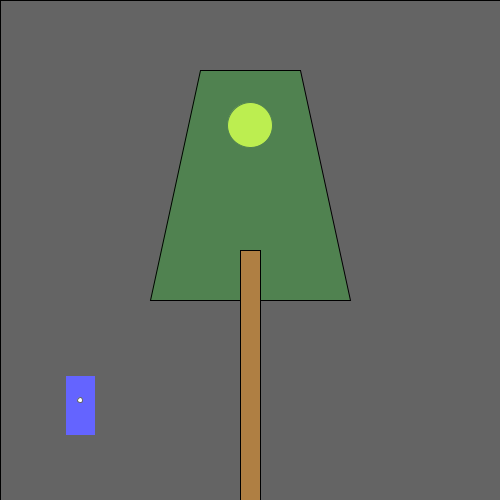
Frame 1 (no input)
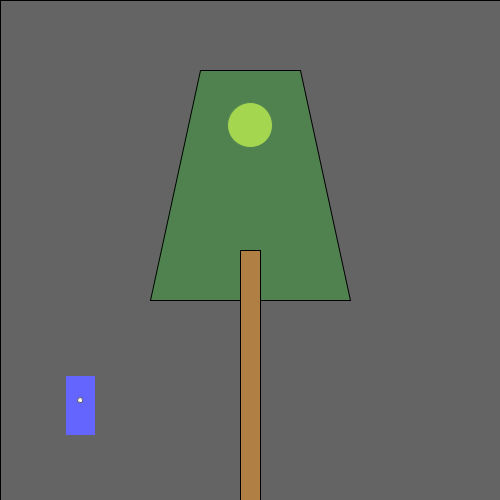
Frame 60 (the mouse pressed at the canvas centre just before this capture)
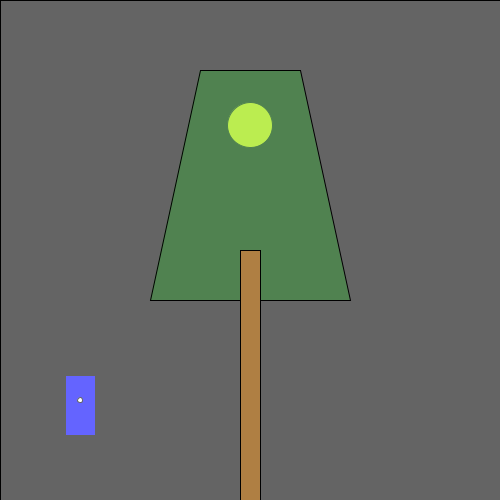
Frame 120 (the mouse held since frame 60 and released just before this capture)

The Processing sketch that drew these frames (run headless with seeded random() and noise(); from frame 60 on, the mouse is pressed at the canvas centre):

// Processing sketch: processing_108846
// ── processing_108846.pde

/*
  Norm Krumpe
  September 22, 2012
  Models a light that is triggered by motion (in this case, motion
  of the mouse).  The light also has a timer.  So, motion turns on the
  light, but a certain amount of time passing with no motion will
  cause the light to turn off again.
*/

// How close you need to get to the
// light sensor in order to turn on
// the light.  Higher values make it
// easier to trigger the light.  Distance
// is measured in pixels.
final int TRIGGER_DISTANCE = 50;

// The location of the sensor:
final int SWITCH_CENTER_X = 80;
final int SWITCH_CENTER_Y = 400;

// seconds until light shuts off automatically when there is no motion
final float SECONDS_UNTIL_AUTO_SHUTOFF = 10; 

// Light will initially be on because of this next value.
// Want the light off initially?  
// Set this to something less than SECONDS_UNTIL_AUTO_SHUTOFF
float timeOfLastTrigger = 0; 
boolean revealTriggerRegion = false;

// Just choose a window size
void setup() {
  size(500, 500);
}

// Each time the mouse moves, check to see
// if it triggered the motion sensor
void mouseMoved() {
  if (motionSensorWasTriggered()) {
    timeOfLastTrigger = millis()/1000.0;
  }
}

// When a key is pressed, toggle the "cheat" that
// reveals the motion sensor's trigger region.
void keyPressed() {
  revealTriggerRegion = !revealTriggerRegion;
}

// Draw the various parts of the scene
void draw() {
  background(0);

  drawLightSwitch();
  drawLamp();  
  drawTriggerRegion();
}

// Draws all components of the lamp
void drawLamp() {
  drawLight();
  fill(0, 255, 0, 50);
  quad(200, 70, 300, 70, 350, 300, 150, 300);
  fill(175, 127, 67);
  rect(240, 250, 20, 250);
}

// How the light gets drawn depends on whether
// the lightbulb is lit.
void drawLight() {

  if (secondsSinceLastTrigger() < SECONDS_UNTIL_AUTO_SHUTOFF) {
    // If the light is on:
    int strength = (int)random(156, 256);
    fill(strength, strength, 0);
    ellipse(250, 125, 45, 45);
    fill(255, 100);
    rect(0, 0, width, height);
  }

  else {
    // Light is off:
    fill(10, 10, 0);
    ellipse(250, 125, 45, 45);
  }
}

// Draw the light switch/sensor
void drawLightSwitch() {
  fill(0, 0, 255);
  rect(SWITCH_CENTER_X - 15, SWITCH_CENTER_Y - 25, 30, 60);
  fill(255);
  ellipse(SWITCH_CENTER_X, SWITCH_CENTER_Y, 5, 5);
}

// Return true if the mouse triggered the sensor
boolean motionSensorWasTriggered() {
  return distanceFromLightSwitch() < TRIGGER_DISTANCE;
}

// Compute the distance between the mouse and the sensor
float distanceFromLightSwitch() {  
  return dist(mouseX, mouseY, SWITCH_CENTER_X, SWITCH_CENTER_Y);
}

// Determine how long it has been since the motion sensor
// was last turned on.
float secondsSinceLastTrigger() {
  return millis()/1000.0 - timeOfLastTrigger;
}

// Show a "cheat" region so that you know where the mouse
// needs to go in order to trigger the light sensor
void drawTriggerRegion() {
  if (revealTriggerRegion) {
    fill(255, 25);
    ellipse(SWITCH_CENTER_X, SWITCH_CENTER_Y, 
    TRIGGER_DISTANCE * 2, TRIGGER_DISTANCE * 2);
  }
}
